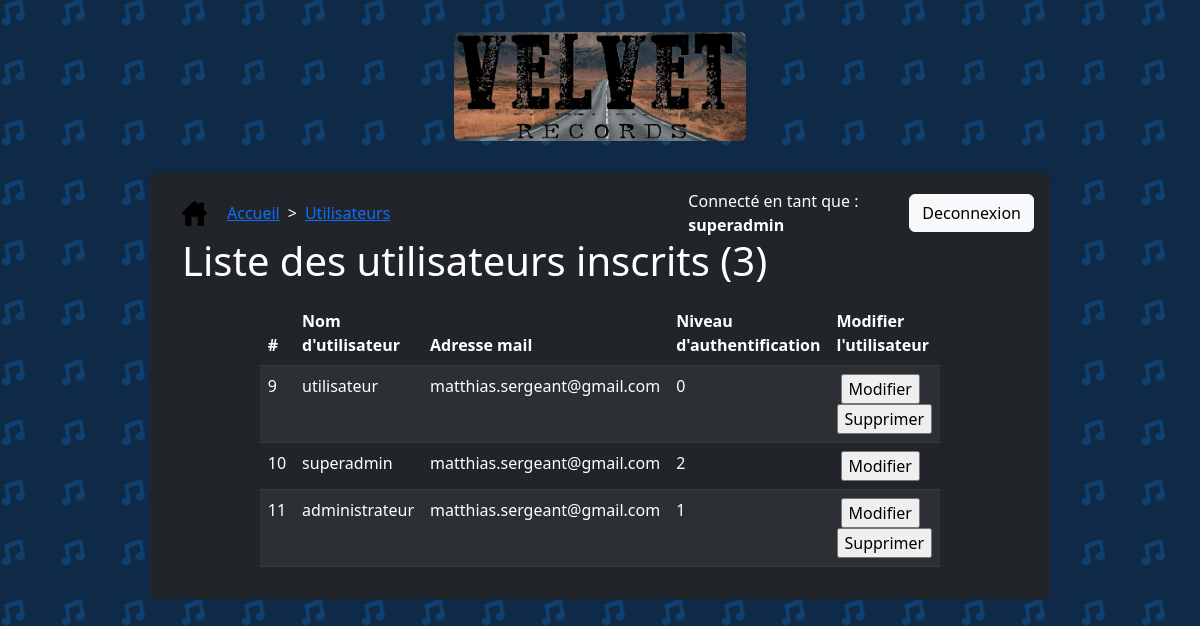
/index.php?p=user (signed in), run on an earlier commit of the app's database.
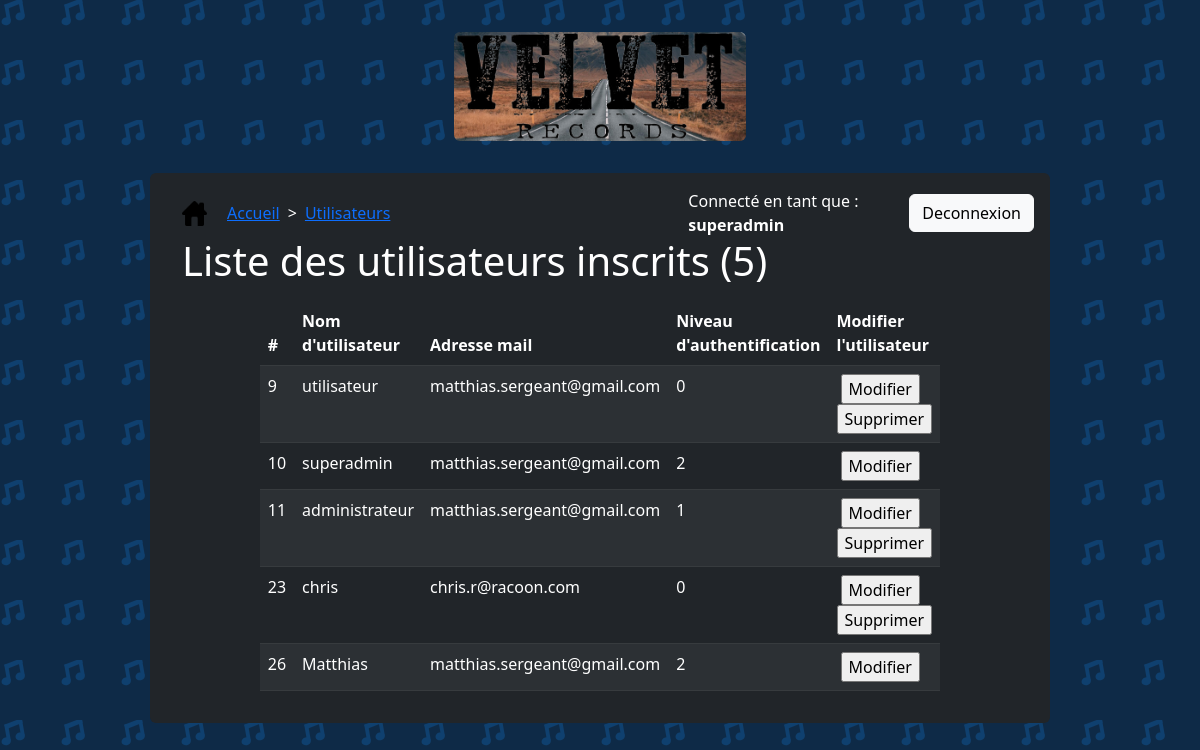
And on a later commit of the database.
### tables this page shows
CREATE TABLE IF NOT EXISTS `user` (
  `id_user` int(11) NOT NULL AUTO_INCREMENT,
  `usr_log` varchar(50) NOT NULL DEFAULT '',
  `usr_pwd` varchar(100) NOT NULL DEFAULT '',
  `usr_mail` varchar(50) DEFAULT NULL,
  `auth_level` tinyint(4) NOT NULL DEFAULT 0,
  PRIMARY KEY (`id_user`)
);

### content/user/user_affichage.php (the view, shortened to what this page needs)
<?php
        $db = connexionBase();
        $query = $db->query('SELECT * FROM user');
        $tab = $query->fetchAll(PDO::FETCH_OBJ);
?>
<h1 class="mx-3 mb-3">Liste des utilisateurs inscrits (<?php echo count($tab);?>)</h1>
<div class="w-100 d-flex justify-content-center">
    <table class="table table-striped table-dark w-75">
        <thead>
            <tr>
                <th>#</th>
                <th>Nom d'utilisateur</th>
                <th>Adresse mail</th>
                <th>Niveau d'authentification</th>
                <th>Modifier l'utilisateur</th>
            </tr>
        </thead>
        <tbody>
            <?php foreach ($tab as $user){
                echo '<tr>
                        <td>'.$user->id_user.'</td>
                        <td>'.$user->usr_log.'</td>
                        <td>'.$user->usr_mail.'</td>
                        <td>'.$user->auth_level.'</td>';
                if($user->auth_level>=2){
                    echo '<td><a class="mx-1" href="?p=u_mod&u_id=<'.$user->id_user.'"><input type ="button" value="Modifier"></input></a></td>';
                }
                else{
                    echo '<td><a class="mx-1" href="?p=u_mod&u_id=<'.$user->id_user.'"><input type ="button" value="Modifier"></input></a><a href="?p=u_cdel&u_id='.$user->id_user.'"><input type ="button" value="Supprimer"></input></a></td>';
                echo '</tr>';
                }
            }
            ?>
        </tbody>
    </table>
</div>

### index.php (shortened to what this page needs)
<?php
    if (!isset($_SESSION["login"]))
    {
        include("header.php");
        if(isset($_GET['p']) && $_GET['p']=='insc'){
            include("inscription.php");
        }
        else{
            include("connexion.php");
        }
        include("footer.php");
    }
    else
    {
        include('header.php');
        if(isset($_SESSION["auth_lvl"])&&$_SESSION["auth_lvl"]<=0){
            include('content/disc/disc_affichage.php');
        }
        else if(isset($_SESSION["auth_lvl"])&&$_SESSION["auth_lvl"]>0)
        {
            if(!isset($_GET['p']) || isset($_GET['p']) && $_GET['p']==0){
                include('menu.php');
            }
            else {
                switch($_GET['p']){
                    case 'user':
                        include('content/user/user_affichage.php');
                        break;
                }
            }
        }
        include('footer.php');
    }
?>

### header.php (shortened to what this page needs)
<!DOCTYPE html>
<html lang="fr">
<head>
    <link href="https://cdn.jsdelivr.net/npm/bootstrap@5.3.0-alpha1/dist/css/bootstrap.min.css" rel="stylesheet">
    <link href='/asset/css/styles.css' rel='stylesheet'>
</head>
<body>
<header>
    <a href="index.php" class="d-flex mx-auto text-white mt-3 mb-3 pt-3 pb-3 px-3 justify-content-center rounded"><img src="/asset/img/logo.png" alt="LOGO" class="rounded w-25"></a>
</header>
<div class='container-flex mx-auto px-3 pt-3 pb-3 w-75 rounded bg-dark text-white' id="wraper">
<nav>
<?php if(isset($_SESSION["login"]))
{
    echo '<div class="d-flex justify-content-between">
    <div class="d-flex justify-content-start  align-items-center">';
    if(isset($_SESSION["auth_lvl"])&&$_SESSION["auth_lvl"]>0){
    echo '
            <a href="index.php"><img id="home" src="asset/img/home-icon.png" class="img-fluid mx-3" alt="HOME"></a><a class="mx-1" href="index.php">Accueil</a>
    ';
        $list_page_artist = array('artist','add_artist','a_detail','a_mod','a_cdel');
        $list_page_disc = array('disc','add_disc','d_detail','d_mod','d_cdel');
        $list_page_user = array('user','u_mod');
        if(isset($_GET['p']) && in_array($_GET['p'],$list_page_artist))
        {
            echo '<span class="mx-1">&gt;</span> <a class="mx-1" href="/index.php?p=artist">Artistes</a>';
            if($_GET['p']=='a_detail'){
                echo '<span class="mx-1">&gt;</span><span>Détail artiste</span>';
            }
            elseif($_GET['p']=='a_mod'){
                echo '<span class="mx-1">&gt;</span><span>Détail artiste</span><span class="mx-1">&gt;</span><span>Modification artiste</span>';
            }
            elseif($_GET['p']=='a_cdel'){
                echo '<span class="mx-1">&gt;</span><span>Détail artiste</span><span class="mx-1">&gt;</span><span>Suppression artiste</span>';
            }
            elseif($_GET['p']=='add_artist'){
                echo '<span class="mx-1">&gt;</span><span>Saisie d\'un nouvel artiste</span>';
            }
        }
        elseif(isset($_GET['p']) && in_array($_GET['p'],$list_page_user))
        {
            echo '<span class="mx-1">&gt;</span> <a class="mx-1" href="/index.php?p=user">Utilisateurs</a>';
        }
    }
    echo '</div>
        <div class="d-flex justify-content-end col-5 align-items-center">
            <span class="text-white mx-3">Connecté en tant que : <b>'.$_SESSION["login"].'</b></span>
            <a href="content/script/script_deco.php"><input type="button" class="btn btn-light" value="Deconnexion"></input></a>
        </div></div>';
}
?>
</nav>

### footer.php (shortened to what this page needs)
</div>
</body>
</html>

### asset/css/styles.css (style rules this page uses)
#home { width: 25px; height: 25px; }

What changed in the data, as far as the page shows it:
added user: id_user "23", usr_log "chris", usr_mail "chris.r@racoon.com", auth_level "0"
added user: id_user "26", usr_log "Matthias", usr_mail "matthias.sergeant@gmail.com", auth_level "2"
Also different on the page:
count($tab): "3" → "5"
